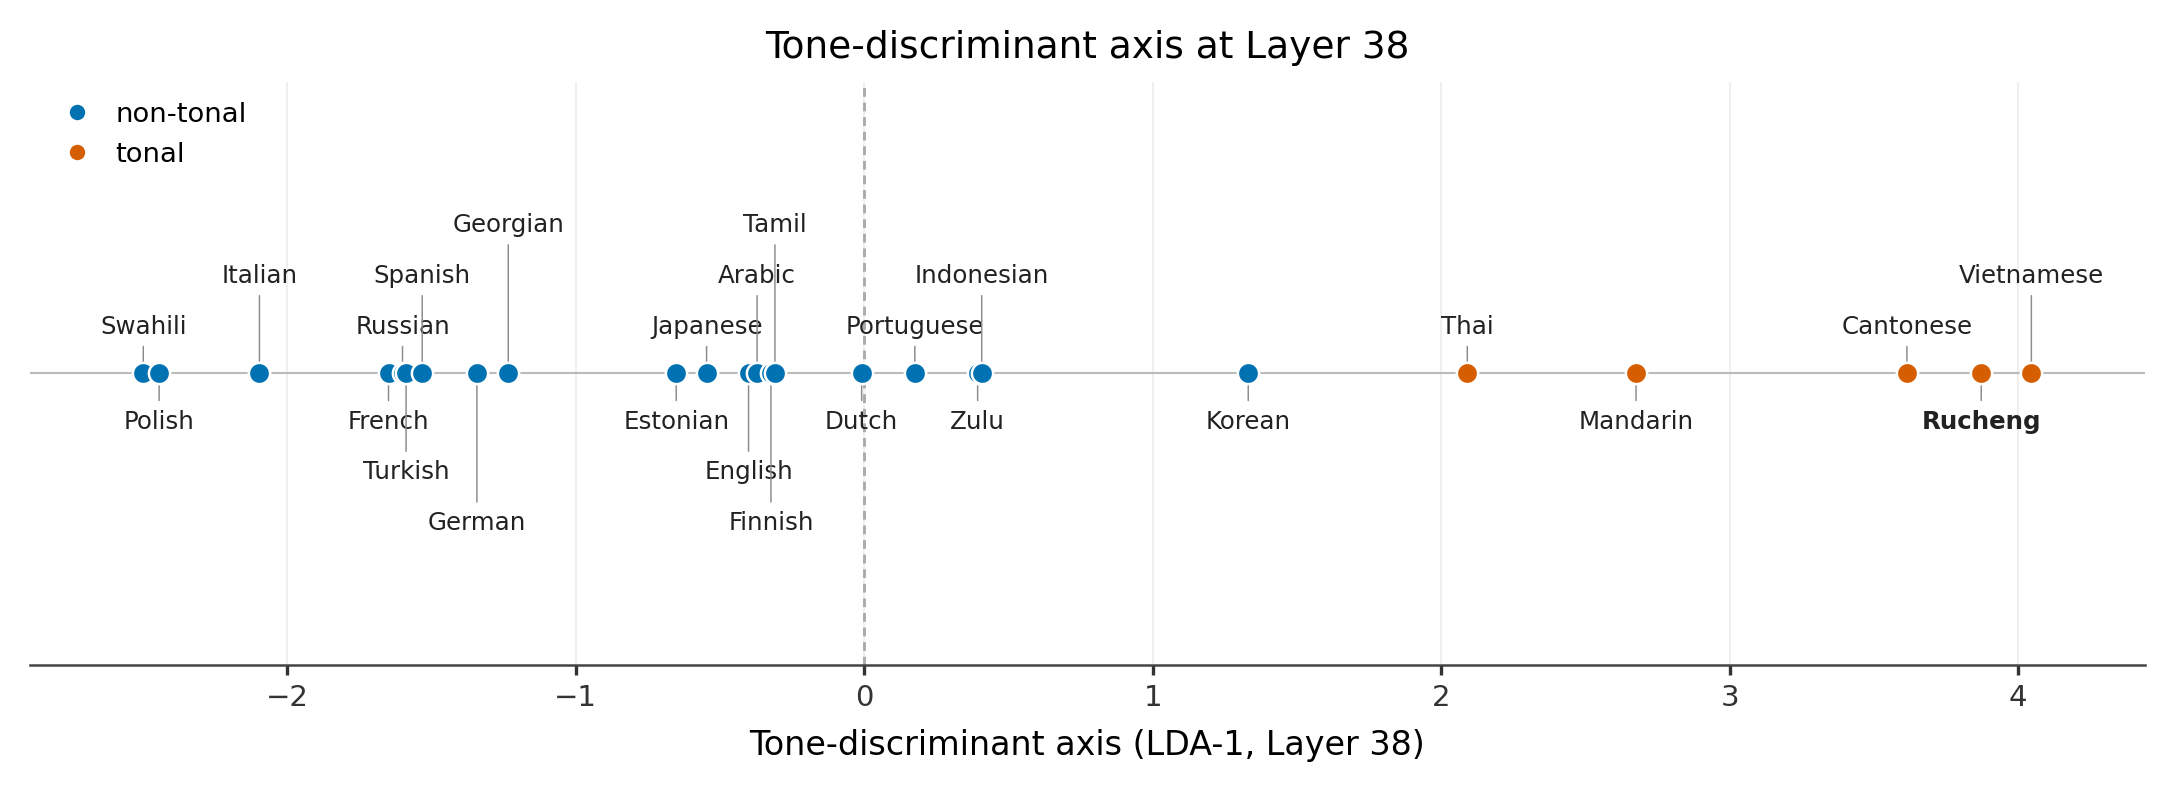

Write Python code to recreate this figure.
#!/usr/bin/env python
# -*- coding: utf-8 -*-
"""Redraw Fig. 6 (tone-discriminant axis at L38) in the style of Fig. 5.

Why this exists
---------------
The figure in the paper came from `08_lda_tone_analysis_Fig07_..._Fig08_fig-lda_projection.py`,
which draws a 10 x 2 inch strip with all 25 language labels rotated 45 degrees. At the
printed width (7.16 in) the labels collide, the colours are pure blue/red (not
colour-blind safe) and the type is larger than in every other figure. The projection
values themselves are correct; only the rendering was wrong.

`08` now dumps the projection to `lda_projection_L38.csv` instead of plotting. This
script reads that CSV and draws the figure with the same typography as
`plot_id_trajectories_4models.py` (Fig. 5) and the Okabe-Ito palette.

Palette
-------
Okabe & Ito (2008): #0072B2 blue and #D55E00 vermillion. Chosen because they stay
distinguishable under deuteranopia, protanopia and tritanopia and also differ in
luminance, so the two classes remain separable in greyscale print.

Label layout
------------
Labels alternate above and below the axis and are pushed apart horizontally when
they would collide, so nothing overlaps at print size. Rucheng is set in bold
because it is the stress case the text discusses.

Usage
-----
    python replot_fig6_from_csv.py                      # reads lda_projection_L38.csv
    python replot_fig6_from_csv.py --csv other.csv --out other.png
"""

import argparse
import csv
import os

def _resolve(rel):
    """Find a data path whether the script sits in figures/ or in a flat unzip."""
    here = os.path.dirname(os.path.abspath(__file__))
    for base in (here, os.path.dirname(here)):
        p = os.path.abspath(os.path.join(base, rel))
        if os.path.exists(p):
            return p
    return os.path.abspath(os.path.join(here, rel))

import sys

import matplotlib
matplotlib.use("Agg")
import matplotlib.pyplot as plt

TOL = "#D55E00"      # tonal  (Okabe-Ito vermillion)
NON = "#0072B2"      # non-tonal (Okabe-Ito blue)


def read_csv(path):
    rows = list(csv.DictReader(open(path, encoding="utf-8")))
    out = []
    for r in rows:
        lang = (r.get("language") or r.get("Language") or "").strip()
        val = (r.get("lda1") or r.get("LDA1") or r.get("value") or "").strip()
        tone = (r.get("tone") or r.get("Tone") or "").strip()
        if not lang or not val:
            continue
        out.append((lang, float(val), int(float(tone)) if tone else 0))
    return out


def place_labels(ax, pts):
    """Greedy interval packing: alternate sides, then the first free tier."""
    x0, x1 = ax.get_xlim()
    span = x1 - x0
    NTIER = 4
    last = {1: [None] * NTIER, -1: [None] * NTIER}
    for i, (lang, x, _tone) in enumerate(sorted(pts, key=lambda p: p[1])):
        half = 0.0040 * len(lang) * span          # ~3.3 pt per character
        side = 1 if i % 2 == 0 else -1
        tier = NTIER - 1
        for t in range(NTIER):
            if last[side][t] is None or (x - half) > last[side][t] + 0.006 * span:
                tier = t
                break
        last[side][tier] = x + half
        y = side * (0.14 + 0.15 * tier)
        ax.annotate(lang, (x, 0.0), xytext=(x, y), textcoords="data",
                    ha="center", va="center", fontsize=5.9, color="#222222",
                    fontweight="bold" if lang.lower() == "rucheng" else "normal",
                    arrowprops=dict(arrowstyle="-", lw=0.35, color="#8A8A8A",
                                    shrinkA=0, shrinkB=1.5))


def draw(pts, out_path):
    fig, ax = plt.subplots(figsize=(7.16, 2.55), dpi=300)

    for lang, x, tone in pts:
        ax.scatter([x], [0.0], s=26, marker="o",
                   facecolor=TOL if tone else NON, edgecolor="white",
                   linewidth=0.6, zorder=5)

    ax.axvline(0.0, color="#666666", linestyle=(0, (3, 2)), linewidth=0.7, alpha=0.55, zorder=1)
    ax.axhline(0.0, color="#BBBBBB", linewidth=0.5, zorder=0)

    ax.set_ylim(-0.86, 0.86)
    ax.set_yticks([])
    for s in ("left", "right", "top"):
        ax.spines[s].set_visible(False)
    ax.spines["bottom"].set_color("#444444")
    ax.spines["bottom"].set_linewidth(0.6)
    ax.tick_params(axis="x", labelsize=7, length=2.5, pad=2, colors="#333333")
    ax.grid(axis="x", alpha=0.20, linewidth=0.5)

    ax.set_xlabel("Tone-discriminant axis (LDA-1, Layer 38)", fontsize=8)
    ax.set_title("Tone-discriminant axis at Layer 38", fontsize=9.0, pad=6)

    # legend, matching the marker style
    h = [plt.Line2D([], [], marker="o", linestyle="", markersize=4.2,
                    markerfacecolor=NON, markeredgecolor="white", markeredgewidth=0.5,
                    label="non-tonal"),
         plt.Line2D([], [], marker="o", linestyle="", markersize=4.2,
                    markerfacecolor=TOL, markeredgecolor="white", markeredgewidth=0.5,
                    label="tonal")]
    ax.legend(handles=h, loc="upper left", fontsize=6.6, frameon=False,
              handletextpad=0.4, borderaxespad=0.3)

    ax.margins(x=0.06)
    place_labels(ax, pts)
    fig.tight_layout(pad=0.4)
    fig.savefig(out_path, dpi=300, bbox_inches="tight", facecolor="white")
    print("wrote %s" % out_path)
    return out_path


def main():
    ap = argparse.ArgumentParser(description=(__doc__ or "").split("\n")[0])
    here = os.path.dirname(os.path.abspath(__file__))
    ap.add_argument("--csv", default=_resolve(os.path.join("data", "lda_projection_L38.csv")))
    ap.add_argument("--out", default=os.path.join(here, "fig6_lda_projection.png"))
    a = ap.parse_args()
    if not os.path.exists(a.csv):
        print("[ERROR] missing %s" % a.csv)
        print("        Run 08_lda_tone_analysis_Fig07_..._Fig08_fig-lda_projection.py "
              "on the machine that holds hidden_states_38/; it now writes this CSV.")
        return 2
    pts = read_csv(a.csv)
    if len(pts) < 20:
        print("[ERROR] only %d languages in %s -- expected 25" % (len(pts), a.csv))
        return 3
    draw(pts, a.out)
    return 0


if __name__ == "__main__":
    sys.exit(main())
